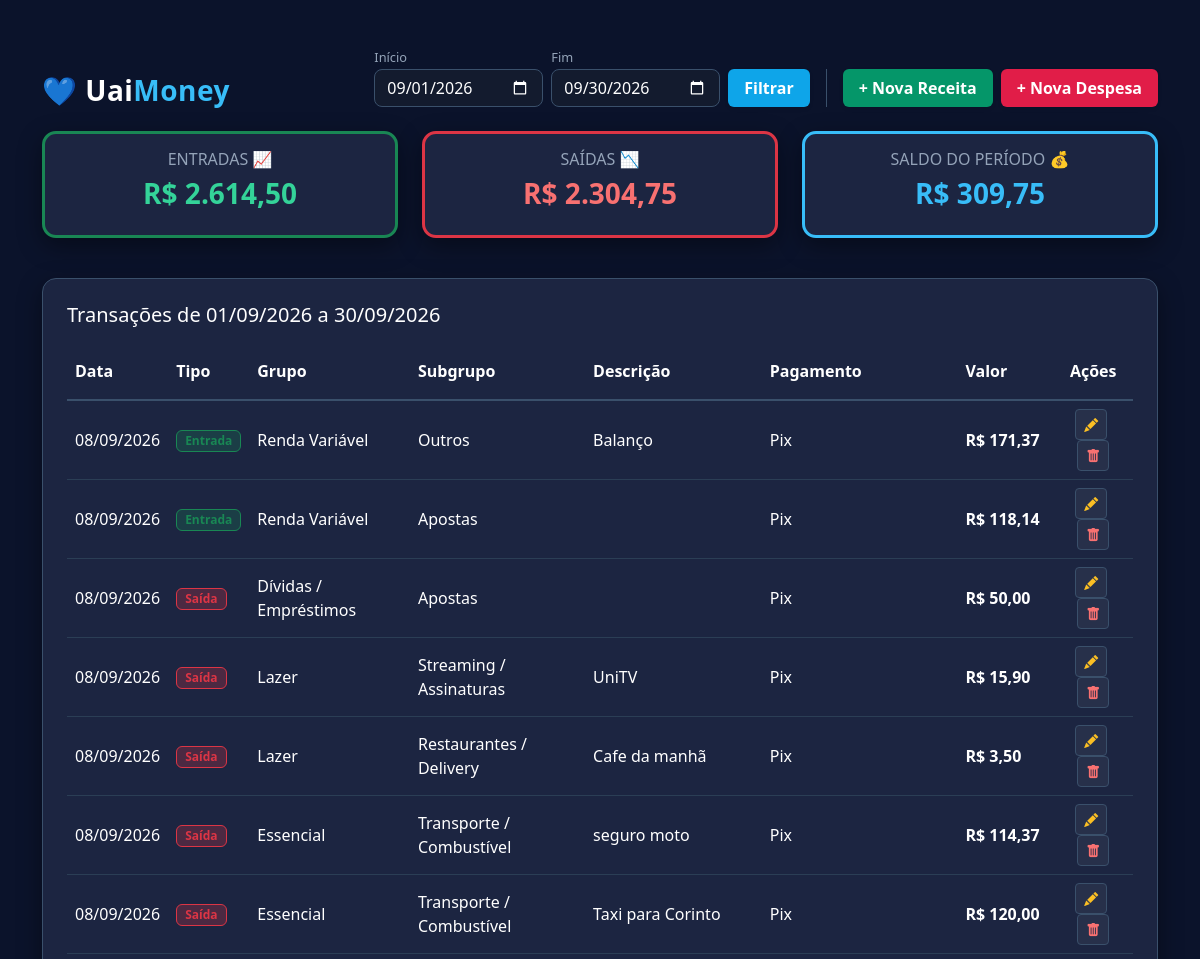
Page /view/dashboard.php (upper part) on the earlier database version.
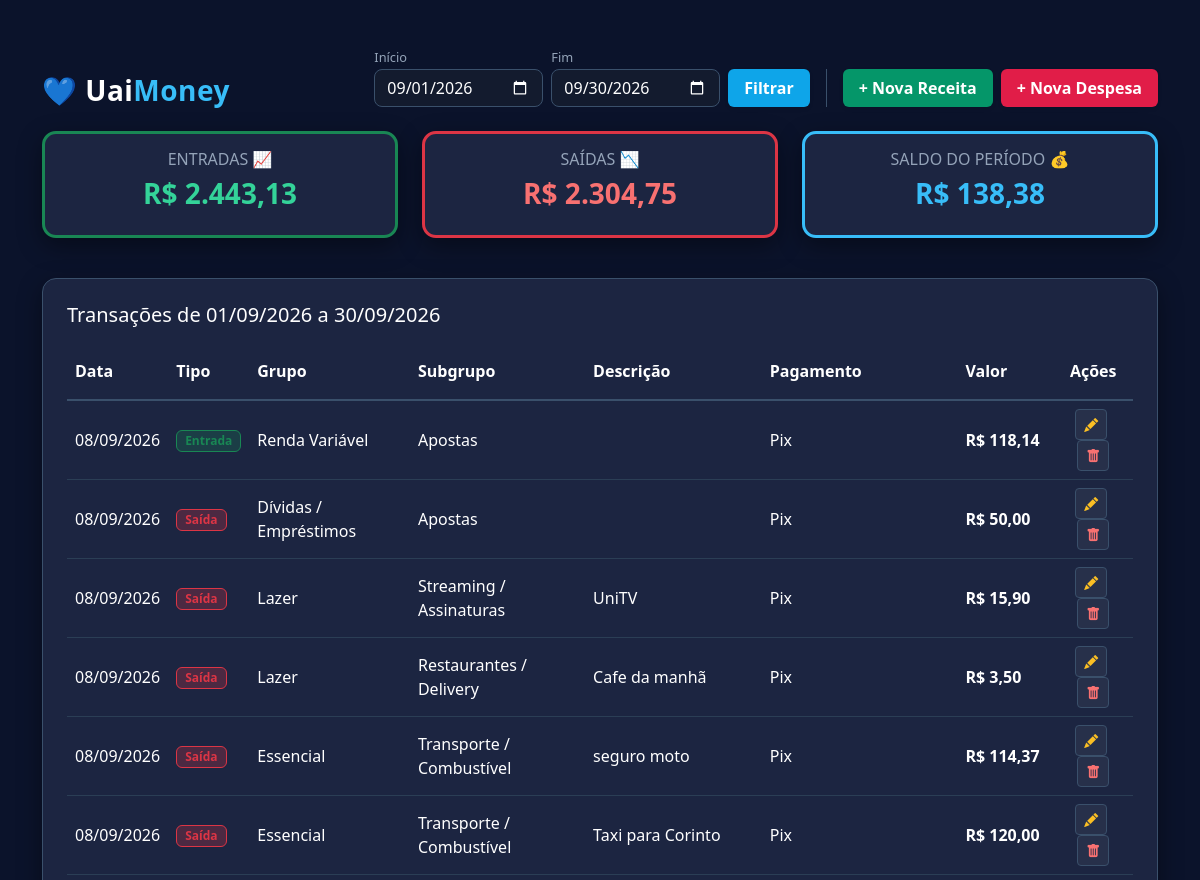
Same page on the later database version.
### tables this page shows
CREATE TABLE transacoes (
        id INTEGER PRIMARY KEY AUTOINCREMENT,
        tipo TEXT NOT NULL,
        data TEXT NOT NULL,
        valor REAL NOT NULL,
        grupo TEXT,
        subgrupo TEXT NOT NULL,
        forma_pagamento TEXT,
        banco_cartao TEXT,
        descricao TEXT
    , tipo_registro TEXT DEFAULT 'unico', numero_parcela INTEGER DEFAULT 1, total_parcelas INTEGER DEFAULT 1, id_grupo INTEGER);

### view/dashboard.php (the view, shortened to what this page needs)
<?php
include '../db/conexao.php';
$entradas = 0;
$saidas = 0;
$saldo = 0;
$transacoes = [];
$data_inicio = isset($_GET['data_inicio']) ? $_GET['data_inicio'] : date('Y-m-01');
$data_fim = isset($_GET['data_fim']) ? $_GET['data_fim'] : date('Y-m-t');
try {
    $sql = "SELECT * FROM transacoes
            WHERE data >= :data_inicio AND data <= :data_fim
            AND IFNULL(tipo_registro, 'unico') != 'pai'
            ORDER BY data DESC, id DESC";
    $stmt = $pdo->prepare($sql);
    $stmt->execute([':data_inicio' => $data_inicio, ':data_fim' => $data_fim]);
    $transacoes = $stmt->fetchAll(PDO::FETCH_ASSOC);
    foreach ($transacoes as $t) {
        if ($t['tipo'] === 'Entrada') {
            $entradas += $t['valor'];
        } else {
            $saidas += $t['valor'];
        }
    }
    $saldo = $entradas - $saidas;
} catch (Exception $e) {
    $erro = "Erro ao carregar transações: " . $e->getMessage();
}
?>
<!DOCTYPE html>
<html lang="pt-PT">
<head>
    <link href="https://cdn.jsdelivr.net/npm/bootstrap@5.3.0/dist/css/bootstrap.min.css" rel="stylesheet">
    <link rel="stylesheet" href="https://cdn.jsdelivr.net/npm/bootstrap-icons@1.10.5/font/bootstrap-icons.css">
</head>
<body>
    <div class="container mt-5 mb-5">
        <div class="row align-items-end mb-4">
            <div class="col-xl-3 col-lg-2 col-md-12 mb-3 mb-lg-0 text-center text-lg-start">
                <h2 class="navbar-brand fs-3 m-0">💙 Uai<span style="color: #38bdf8;">Money</span></h2>
            </div>
            <div
                class="col-xl-9 col-lg-10 col-md-12 d-flex flex-wrap justify-content-center justify-content-lg-end align-items-end gap-3">
                <form method="GET" class="d-flex flex-wrap align-items-end gap-2 m-0"
                    style="background: transparent; border: none; padding: 0;">
                    <div class="form-group-custom">
                        <label class="texto-auxiliar">Início</label>
                        <input type="date" name="data_inicio" class="input-filtro"
                            value="<?php echo htmlspecialchars($data_inicio); ?>" required>
                    </div>
                    <div class="form-group-custom">
                        <label class="texto-auxiliar">Fim</label>
                        <input type="date" name="data_fim" class="input-filtro"
                            value="<?php echo htmlspecialchars($data_fim); ?>" required>
                    </div>
                    <button type="submit" class="btn btn-info-custom px-3 shadow-sm">Filtrar</button>
                </form>
                <div class="d-flex gap-2">
                    <a href="../entradas/nova_entrada.php"
                        class="btn btn-success px-3 shadow-sm d-flex align-items-center" style="height: 38px;">+
                        Nova Receita</a>
                    <a href="../saidas/nova_saida.php" class="btn btn-danger px-3 shadow-sm d-flex align-items-center"
                        style="height: 38px;">+ Nova Despesa</a>
                </div>
            </div>
        </div>
        <div class="row mb-4">
            <div class="col-md-4 mb-3">
                <div class="card card-custom p-3 text-center border-top border-success border-3 card-clicavel"
                    id="card-entradas" onclick="filtrarTabela('Entrada')" title="Clique para ver apenas Entradas">
                    <h6 class="text-uppercase fs-6 texto-auxiliar mb-2">Entradas 📈</h6>
                    <h3 class="texto-verde">R$ <?php echo number_format($entradas, 2, ',', '.'); ?></h3>
                </div>
            </div>
            <div class="col-md-4 mb-3">
                <div class="card card-custom p-3 text-center border-top border-danger border-3 card-clicavel"
                    id="card-saidas" onclick="filtrarTabela('Saída')" title="Clique para ver apenas Saídas">
                    <h6 class="text-uppercase fs-6 texto-auxiliar mb-2">Saídas 📉</h6>
                    <h3 class="texto-vermelho">R$ <?php echo number_format($saidas, 2, ',', '.'); ?></h3>
                </div>
            </div>
            <div class="col-md-4 mb-3">
                <div class="card card-custom p-3 text-center border-top border-3"
                    style="border-color: #38bdf8 !important;">
                    <h6 class="text-uppercase fs-6 texto-auxiliar mb-2">Saldo do Período 💰</h6>
                    <h3 class="texto-azul">R$ <?php echo number_format($saldo, 2, ',', '.'); ?></h3>
                </div>
            </div>
        </div>
        <div class="card card-custom p-4">
            <h4 class="mb-3 fs-5 text-white" id="titulo-tabela">Transações de
                <?php echo date('d/m/Y', strtotime($data_inicio)); ?> a
                <?php echo date('d/m/Y', strtotime($data_fim)); ?></h4>
            <div class="table-responsive">
                <table class="table align-middle table-hover">
                    <thead>
                        <tr style="border-bottom: 2px solid #3a506b;">
                            <th class="py-3 text-white">Data</th>
                            <th class="py-3 text-white">Tipo</th>
                            <th class="py-3 text-white">Grupo</th>
                            <th class="py-3 text-white">Subgrupo</th>
                            <th class="py-3 text-white">Descrição</th>
                            <th class="py-3 text-white">Pagamento</th>
                            <th class="py-3 text-white">Valor</th>
                            <th class="text-center py-3 text-white">Ações</th>
                        </tr>
                    </thead>
                    <tbody>
                        <?php if (count($transacoes) > 0): ?>
                            <?php foreach ($transacoes as $t): ?>
                                <tr class="linha-transacao" data-tipo="<?php echo $t['tipo']; ?>">
                                    <td><?php echo date('d/m/Y', strtotime($t['data'])); ?></td>
                                    <td>
                                        <?php if ($t['tipo'] == 'Entrada'): ?>
                                            <span
                                                class="badge bg-success bg-opacity-25 text-success border border-success px-2 py-1">Entrada</span>
                                        <?php else: ?>
                                            <span
                                                class="badge bg-danger bg-opacity-25 text-danger border border-danger px-2 py-1">Saída</span>
                                        <?php endif; ?>
                                    </td>
                                    <td><?php echo htmlspecialchars($t['grupo']); ?></td>
                                    <td><?php echo htmlspecialchars($t['subgrupo']); ?></td>
                                    <td>
                                        <?php echo htmlspecialchars($t['descricao']); ?>
                                    </td>
                                    <td>
                                        <?php
                                        echo htmlspecialchars($t['forma_pagamento'] ?? '');
                                        ?>
                                    </td>
                                    <td class="<?php echo ($t['tipo'] == 'Entrada') ? 'texto-verde' : 'texto-vermelho'; ?>">
                                        R$ <?php echo number_format($t['valor'], 2, ',', '.'); ?>
                                    </td>
                                    <td class="text-center">
                                        <a href="../acoes/editar.php?id=<?php echo $t['id']; ?>"
                                            class="btn btn-sm btn-action-edit me-1" title="Editar">
                                            <i class="bi bi-pencil-fill"></i>
                                        </a>
                                        <a href="../acoes/deletar.php?id=<?php echo $t['id']; ?>"
                                            class="btn btn-sm btn-action-delete" title="Apagar"
                                            onclick="return confirm('Tem certeza de que quer apagar este registro, Uai?');">
                                            <i class="bi bi-trash-fill"></i>
                                        </a>
                                    </td>
                                </tr>
                            <?php endforeach; ?>
                        <?php endif; ?>
                    </tbody>
                </table>
            </div>
        </div>
    </div>
</body>
</html>

### view/dashboard.php (style rules this page uses)
body { background-color: #0b132b; color: #ffffff; font-family: 'Segoe UI', Tahoma, Geneva, Verdana, sans-serif; }
.card-custom { border-radius: 14px; background-color: #1c2541; border: 1px solid #3a506b; box-shadow: 0 8px 24px rgba(0, 0, 0, 0.4); }
.texto-auxiliar { color: #94a3b8 !important; font-weight: 500; font-size: 0.8rem; margin-bottom: 2px; }
.table { color: #ffffff; background-color: transparent !important; }
.table th, .table td { background-color: transparent !important; color: #ffffff; border-color: #2b3e55 !important; }
.texto-verde { color: #34d399; font-weight: bold; }
.texto-vermelho { color: #f87171; font-weight: bold; }
.texto-azul { color: #38bdf8; font-weight: bold; }
.btn-success { background-color: #059669; border: none; font-weight: 600; }
.btn-danger { background-color: #e11d48; border: none; font-weight: 600; }
.btn-info-custom { background-color: #0ea5e9; border: none; font-weight: 600; color: white; height: 38px; align-self: flex-end; }
.btn-action-edit { background-color: rgba(255, 255, 255, 0.05); color: #fbbf24; border: 1px solid #3a506b; }
.btn-action-delete { background-color: rgba(255, 255, 255, 0.05); color: #f87171; border: 1px solid #3a506b; }
.navbar-brand { font-weight: bold; color: #ffffff; letter-spacing: 0.5px; }
.input-filtro { background-color: #131b2e; border: 1px solid #3a506b; color: #ffffff; border-radius: 8px; padding: 6px 12px; height: 38px; }
.form-group-custom { display: flex; flex-direction: column; }
.card-clicavel { cursor: pointer; transition: transform 0.2s, opacity 0.3s; }

Differences in the rows shown:
no longer on this page (row edited): transacoes: data "08/09/2026", tipo "Entrada", grupo "Renda Variável", subgrupo "Outros", descricao "Balanço", forma_pagamento "Pix", valor "171,37"
Other differences:
$entradas: "2.614,50" → "2.443,13"
$saldo: "309,75" → "138,38"
